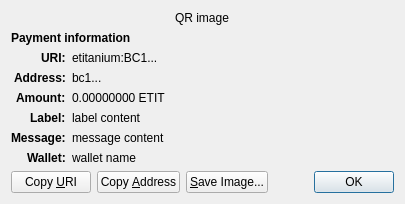
<?xml version="1.0" encoding="UTF-8"?>
<ui version="4.0">
 <class>ReceiveRequestDialog</class>
 <widget class="QDialog" name="ReceiveRequestDialog">
  <property name="geometry">
   <rect>
    <x>0</x>
    <y>0</y>
    <width>413</width>
    <height>229</height>
   </rect>
  </property>
  <property name="windowTitle">
   <string>Request payment to ...</string>
  </property>
  <layout class="QGridLayout" name="gridLayout" columnstretch="0,1">
   <property name="sizeConstraint">
    <enum>QLayout::SetFixedSize</enum>
   </property>
   <item row="0" column="0" colspan="2" alignment="Qt::AlignHCenter">
    <widget class="QRImageWidget" name="qr_code">
     <property name="text">
      <string notr="true">QR image</string>
     </property>
     <property name="textInteractionFlags">
      <set>Qt::NoTextInteraction</set>
     </property>
    </widget>
   </item>
   <item row="1" column="0" colspan="2">
    <widget class="QLabel" name="payment_header">
     <property name="font">
      <font>
       <weight>75</weight>
       <bold>true</bold>
      </font>
     </property>
     <property name="text">
      <string>Payment information</string>
     </property>
     <property name="textInteractionFlags">
      <set>Qt::NoTextInteraction</set>
     </property>
    </widget>
   </item>
   <item row="2" column="0" alignment="Qt::AlignRight|Qt::AlignTop">
    <widget class="QLabel" name="uri_tag">
     <property name="font">
      <font>
       <weight>75</weight>
       <bold>true</bold>
      </font>
     </property>
     <property name="text">
      <string notr="true">URI:</string>
     </property>
     <property name="textFormat">
      <enum>Qt::PlainText</enum>
     </property>
     <property name="textInteractionFlags">
      <set>Qt::NoTextInteraction</set>
     </property>
    </widget>
   </item>
   <item row="2" column="1" alignment="Qt::AlignTop">
    <widget class="QLabel" name="uri_content">
     <property name="text">
      <string notr="true">etitanium:BC1...</string>
     </property>
     <property name="textFormat">
      <enum>Qt::RichText</enum>
     </property>
     <property name="wordWrap">
      <bool>true</bool>
     </property>
     <property name="textInteractionFlags">
      <set>Qt::TextSelectableByMouse</set>
     </property>
    </widget>
   </item>
   <item row="3" column="0" alignment="Qt::AlignRight|Qt::AlignTop">
    <widget class="QLabel" name="address_tag">
     <property name="font">
      <font>
       <weight>75</weight>
       <bold>true</bold>
      </font>
     </property>
     <property name="text">
      <string>Address:</string>
     </property>
     <property name="textInteractionFlags">
      <set>Qt::NoTextInteraction</set>
     </property>
    </widget>
   </item>
   <item row="3" column="1" alignment="Qt::AlignTop">
    <widget class="QLabel" name="address_content">
     <property name="text">
      <string notr="true">bc1...</string>
     </property>
     <property name="textFormat">
      <enum>Qt::PlainText</enum>
     </property>
     <property name="textInteractionFlags">
      <set>Qt::TextSelectableByMouse</set>
     </property>
    </widget>
   </item>
   <item row="4" column="0" alignment="Qt::AlignRight|Qt::AlignTop">
    <widget class="QLabel" name="amount_tag">
     <property name="font">
      <font>
       <weight>75</weight>
       <bold>true</bold>
      </font>
     </property>
     <property name="text">
      <string>Amount:</string>
     </property>
     <property name="textInteractionFlags">
      <set>Qt::NoTextInteraction</set>
     </property>
    </widget>
   </item>
   <item row="4" column="1" alignment="Qt::AlignTop">
    <widget class="QLabel" name="amount_content">
     <property name="text">
      <string notr="true">0.00000000 ETIT</string>
     </property>
     <property name="textFormat">
      <enum>Qt::PlainText</enum>
     </property>
     <property name="textInteractionFlags">
      <set>Qt::TextSelectableByMouse</set>
     </property>
    </widget>
   </item>
   <item row="5" column="0" alignment="Qt::AlignRight|Qt::AlignTop">
    <widget class="QLabel" name="label_tag">
     <property name="font">
      <font>
       <weight>75</weight>
       <bold>true</bold>
      </font>
     </property>
     <property name="text">
      <string>Label:</string>
     </property>
     <property name="textInteractionFlags">
      <set>Qt::NoTextInteraction</set>
     </property>
    </widget>
   </item>
   <item row="5" column="1" alignment="Qt::AlignTop">
    <widget class="QLabel" name="label_content">
     <property name="text">
      <string notr="true">label content</string>
     </property>
     <property name="textFormat">
      <enum>Qt::PlainText</enum>
     </property>
     <property name="wordWrap">
      <bool>true</bool>
     </property>
     <property name="textInteractionFlags">
      <set>Qt::TextSelectableByMouse</set>
     </property>
    </widget>
   </item>
   <item row="6" column="0" alignment="Qt::AlignRight|Qt::AlignTop">
    <widget class="QLabel" name="message_tag">
     <property name="font">
      <font>
       <weight>75</weight>
       <bold>true</bold>
      </font>
     </property>
     <property name="text">
      <string>Message:</string>
     </property>
     <property name="textInteractionFlags">
      <set>Qt::NoTextInteraction</set>
     </property>
    </widget>
   </item>
   <item row="6" column="1" alignment="Qt::AlignTop">
    <widget class="QLabel" name="message_content">
     <property name="text">
      <string notr="true">message content</string>
     </property>
     <property name="textFormat">
      <enum>Qt::PlainText</enum>
     </property>
     <property name="wordWrap">
      <bool>true</bool>
     </property>
     <property name="textInteractionFlags">
      <set>Qt::TextSelectableByMouse</set>
     </property>
    </widget>
   </item>
   <item row="7" column="0" alignment="Qt::AlignRight|Qt::AlignTop">
    <widget class="QLabel" name="wallet_tag">
     <property name="font">
      <font>
       <weight>75</weight>
       <bold>true</bold>
      </font>
     </property>
     <property name="text">
      <string>Wallet:</string>
     </property>
     <property name="textInteractionFlags">
      <set>Qt::NoTextInteraction</set>
     </property>
    </widget>
   </item>
   <item row="7" column="1" alignment="Qt::AlignTop">
    <widget class="QLabel" name="wallet_content">
     <property name="text">
      <string notr="true">wallet name</string>
     </property>
     <property name="textFormat">
      <enum>Qt::PlainText</enum>
     </property>
     <property name="wordWrap">
      <bool>true</bool>
     </property>
     <property name="textInteractionFlags">
      <set>Qt::TextSelectableByMouse</set>
     </property>
    </widget>
   </item>
   <item row="8" column="0" colspan="2">
    <layout class="QHBoxLayout" name="horizontalLayout">
     <item>
      <widget class="QPushButton" name="btnCopyURI">
       <property name="text">
        <string>Copy &amp;URI</string>
       </property>
       <property name="autoDefault">
        <bool>false</bool>
       </property>
      </widget>
     </item>
     <item>
      <widget class="QPushButton" name="btnCopyAddress">
       <property name="text">
        <string>Copy &amp;Address</string>
       </property>
       <property name="autoDefault">
        <bool>false</bool>
       </property>
      </widget>
     </item>
     <item>
      <widget class="QPushButton" name="btnSaveAs">
       <property name="text">
        <string>&amp;Save Image...</string>
       </property>
       <property name="autoDefault">
        <bool>false</bool>
       </property>
      </widget>
     </item>
     <item>
      <spacer name="horizontalSpacer_2">
       <property name="orientation">
        <enum>Qt::Horizontal</enum>
       </property>
       <property name="sizeHint" stdset="0">
        <size>
         <width>40</width>
         <height>20</height>
        </size>
       </property>
      </spacer>
     </item>
     <item>
      <widget class="QDialogButtonBox" name="buttonBox">
       <property name="focusPolicy">
        <enum>Qt::StrongFocus</enum>
       </property>
       <property name="standardButtons">
        <set>QDialogButtonBox::Ok</set>
       </property>
      </widget>
     </item>
    </layout>
   </item>
  </layout>
 </widget>
 <customwidgets>
  <customwidget>
   <class>QRImageWidget</class>
   <extends>QLabel</extends>
   <header>qt/qrimagewidget.h</header>
  </customwidget>
 </customwidgets>
 <tabstops>
  <tabstop>buttonBox</tabstop>
  <tabstop>btnCopyURI</tabstop>
  <tabstop>btnCopyAddress</tabstop>
  <tabstop>btnSaveAs</tabstop>
 </tabstops>
 <resources/>
 <connections>
  <connection>
   <sender>buttonBox</sender>
   <signal>accepted()</signal>
   <receiver>ReceiveRequestDialog</receiver>
   <slot>accept()</slot>
   <hints>
    <hint type="sourcelabel">
     <x>135</x>
     <y>230</y>
    </hint>
    <hint type="destinationlabel">
     <x>135</x>
     <y>126</y>
    </hint>
   </hints>
  </connection>
 </connections>
</ui>
